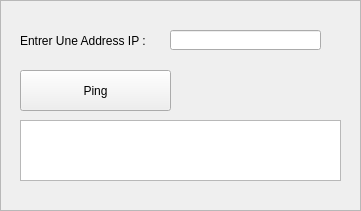
  <widget class="QFrame" name="frame_2">
   <property name="geometry">
    <rect>
     <x>1</x>
     <y>20</y>
     <width>361</width>
     <height>211</height>
    </rect>
   </property>
   <property name="styleSheet">
    <string notr="true"/>
   </property>
   <property name="frameShape">
    <enum>QFrame::StyledPanel</enum>
   </property>
   <property name="frameShadow">
    <enum>QFrame::Raised</enum>
   </property>
   <widget class="QLabel" name="label_4">
    <property name="geometry">
     <rect>
      <x>20</x>
      <y>20</y>
      <width>321</width>
      <height>41</height>
     </rect>
    </property>
    <property name="styleSheet">
     <string notr="true"/>
    </property>
    <property name="text">
     <string>Entrer Une Address IP :</string>
    </property>
   </widget>
   <widget class="QPushButton" name="btnpingexe">
    <property name="geometry">
     <rect>
      <x>20</x>
      <y>70</y>
      <width>151</width>
      <height>41</height>
     </rect>
    </property>
    <property name="statusTip">
     <string>Tester la connectivité avec une hote</string>
    </property>
    <property name="styleSheet">
     <string notr="true">
</string>
    </property>
    <property name="text">
     <string>Ping</string>
    </property>
   </widget>
   <widget class="QTextEdit" name="textoutping">
    <property name="geometry">
     <rect>
      <x>20</x>
      <y>120</y>
      <width>321</width>
      <height>61</height>
     </rect>
    </property>
    <property name="styleSheet">
     <string notr="true"/>
    </property>
   </widget>
   <widget class="QLineEdit" name="lineEdit">
    <property name="geometry">
     <rect>
      <x>170</x>
      <y>30</y>
      <width>151</width>
      <height>20</height>
     </rect>
    </property>
    <property name="styleSheet">
     <string notr="true"/>
    </property>
   </widget>
  </widget>
